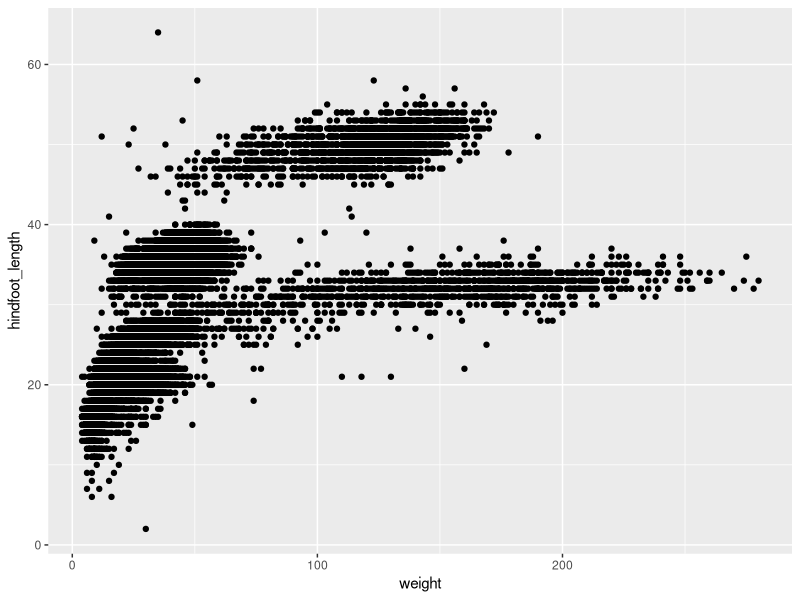
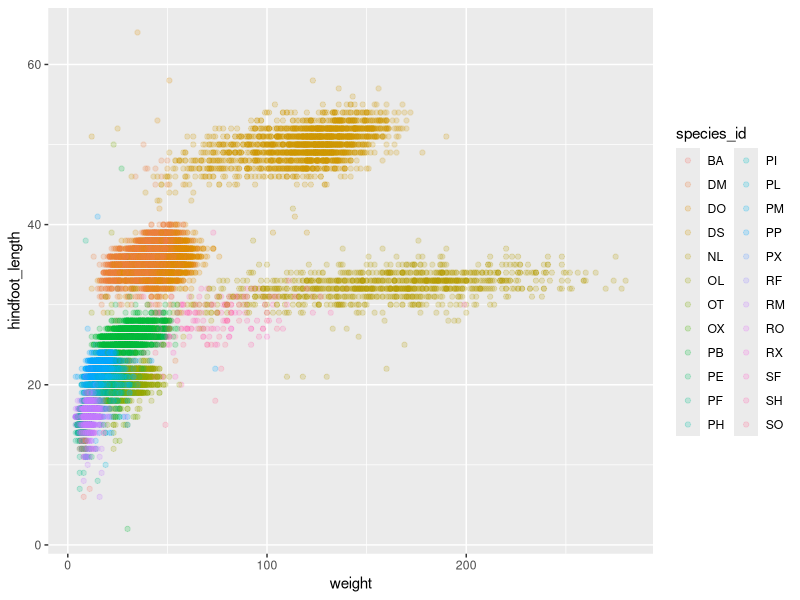
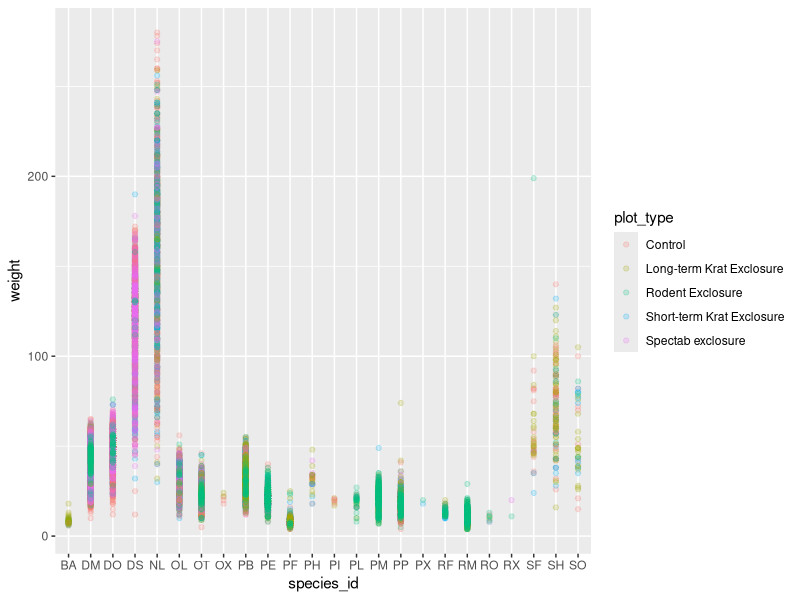
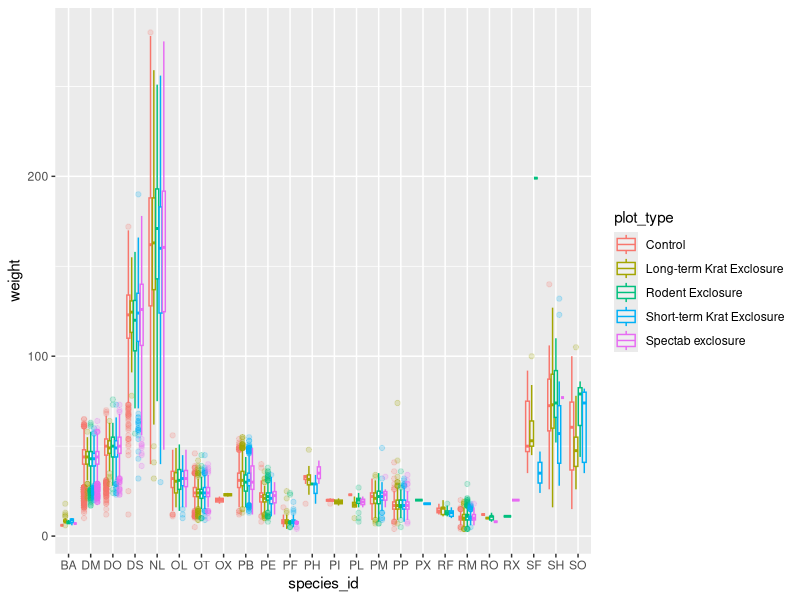
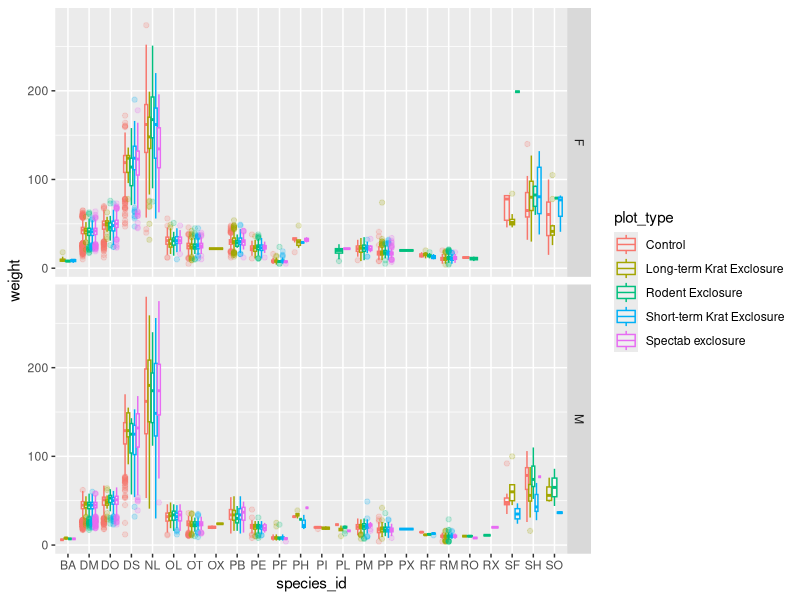
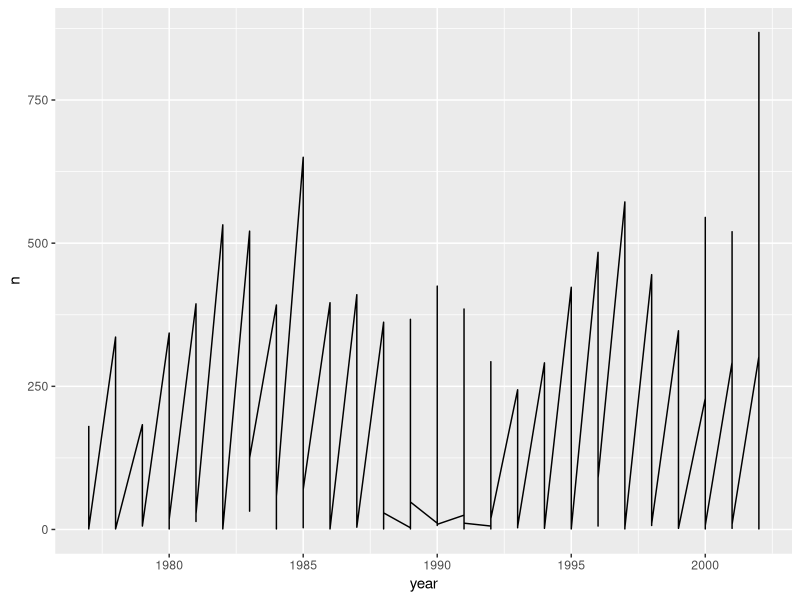
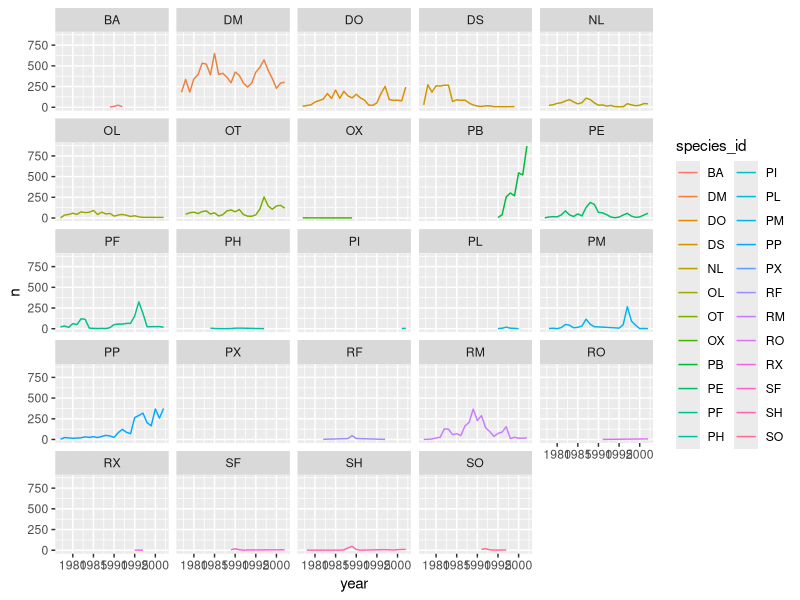
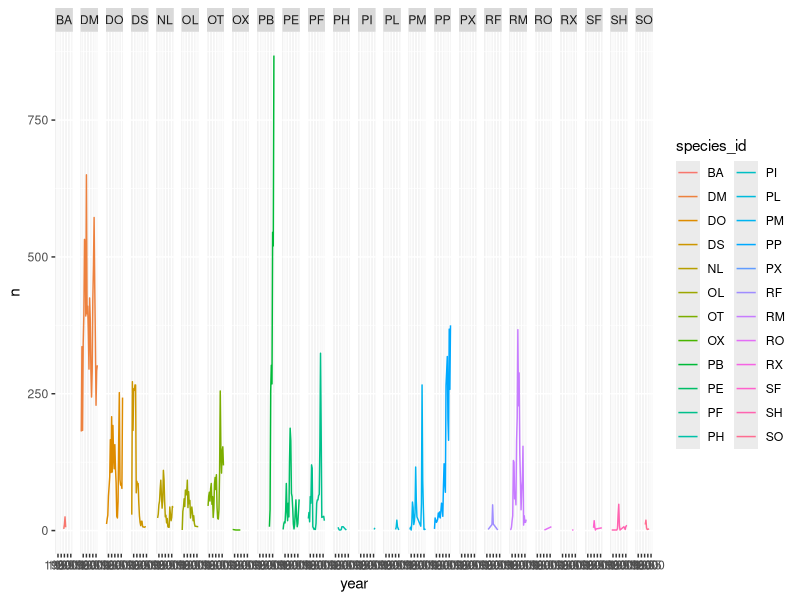

Write R code to recreate these figures, in order.
##Lesly Lopez
##Graph data in dc workshop
##llopez84@ucmerced.edu
##08/18/17

##Visualization 
#install.packages('tidyverse')
library(tidyverse)

##Read in data from common species
surveys_complete <- read.csv('data_output/surveys_complete.csv')

##General Plotting ----
##Plot data
ggplot(data = surveys_complete, aes(x = weight, y = hindfoot_length)) +
         (geom_point())
ggplot(data = surveys_complete, aes(x = weight, y = hindfoot_length)) +
  (geom_point(alpha = 0.2, aes(color = species_id)))
##alpha: transparancy changes
#Make a mapping things in this list, pick from a color palette

## Challenge
## Use what you just learned to create a scatter plot of weight over species_id
## with the plot types showing in different colors. Is this a good way to show
## this type of data?
ggplot(data = surveys_complete, aes(x = species_id, y = weight)) +
  (geom_point(alpha = 0.2, aes(color = plot_type)))

##Try boxplot instead of scatterplot
ggplot(data = surveys_complete, aes(x = species_id, y = weight)) +
  (geom_boxplot(alpha = 0.2, aes(color = plot_type)))

##Divid boxplot by sex
ggplot(data = surveys_complete, aes(x = species_id, y = weight)) + 
  facet_grid(sex ~ .) +
  (geom_boxplot(alpha = 0.2, aes(color = plot_type))) 

##Time Series ----
##Get yearly counts
yearly_counts <- surveys_complete %>%
  group_by(year,species_id) %>%
  tally
##Plot time series
ggplot(data = yearly_counts, aes(x = year, y = n)) + 
  geom_line()
##Want time series for each species
##group = species_id to group 
ggplot(data = yearly_counts, aes(x = year, y = n,group = species_id, 
                                 color = species_id)) + 
  geom_line() +
  facet_wrap(~ species_id)

#Facet_grid is more ordered. 
ggplot(data = yearly_counts, aes(x = year, y = n,group = species_id, 
                                 color = species_id)) + 
  geom_line() +
  facet_grid(~ species_id)

##Yearly sex count
yearly_sex_counts <- surveys_complete %>%
  group_by(year,species_id,sex) %>%
  tally

##Plot yearly sex count
ggplot(data = yearly_sex_counts, aes(x = year, y = n, color = sex)) + 
  geom_line() +
  facet_wrap(~ species_id)

##Challenge
## Use what you just learned to create a plot that depicts how the average 
## weight of each species changes through the years.

##Find avg weight of species per year
yearly_weight_avg <- surveys_complete %>%
  group_by(species_id, year) %>%
  summarize(species_weight_avg = mean(weight))
##Plot time series of avg weight of species
ggplot(data=yearly_weight_avg, aes(x = year, y = species_weight_avg, 
                                   color = species_id)) +
  geom_line() +
  facet_wrap(~ species_id) + 
  labs(x = "Year", y = "Mean Weight (g)")
##Themes: format base plot ----
##Plot time series of avg weight of species
yrly_avg_weight_plot <- ggplot(data=yearly_weight_avg, aes(x = year, y = species_weight_avg, 
                                   color = species_id)) +
  geom_line() +
  facet_wrap(~ species_id) + 
  labs(x = "Year", y = "Mean Weight (g)") +
  theme_bw()+
  theme(axis.text.x = element_text(angle = 90), legend.position = "none")
##theme(): adjust axis text color, change spacing, etc

#Save plot
ggsave("yearly_average_weight_plot.png", yrly_avg_weight_plot)
